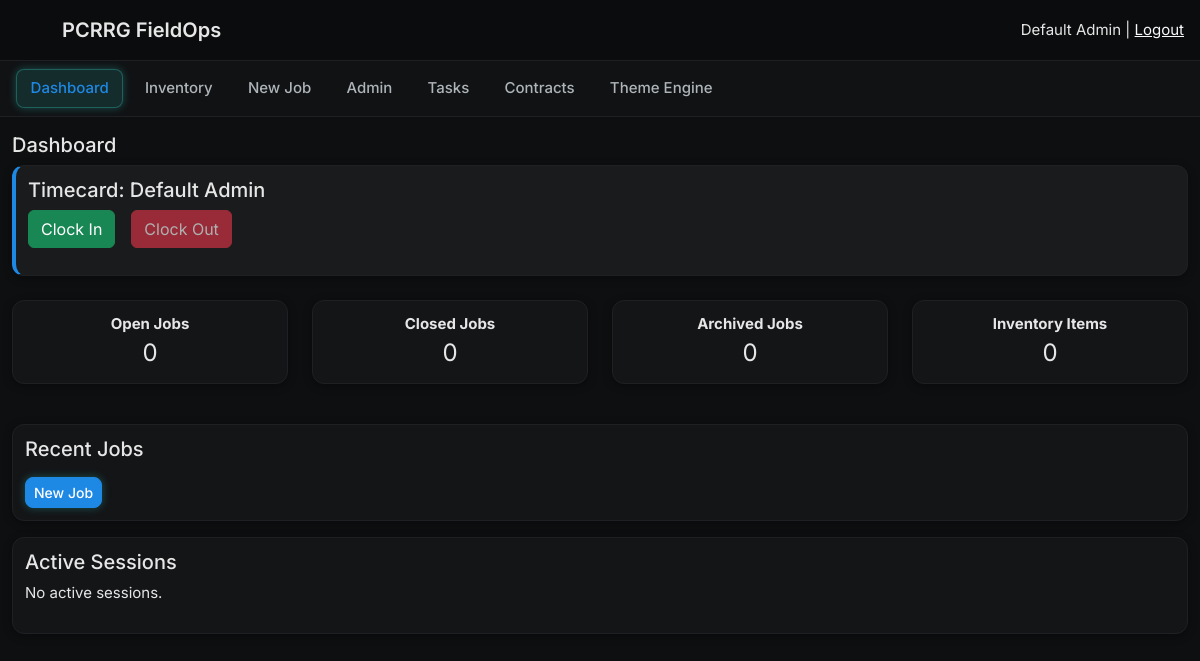
Page / (signed in) on the earlier database version.
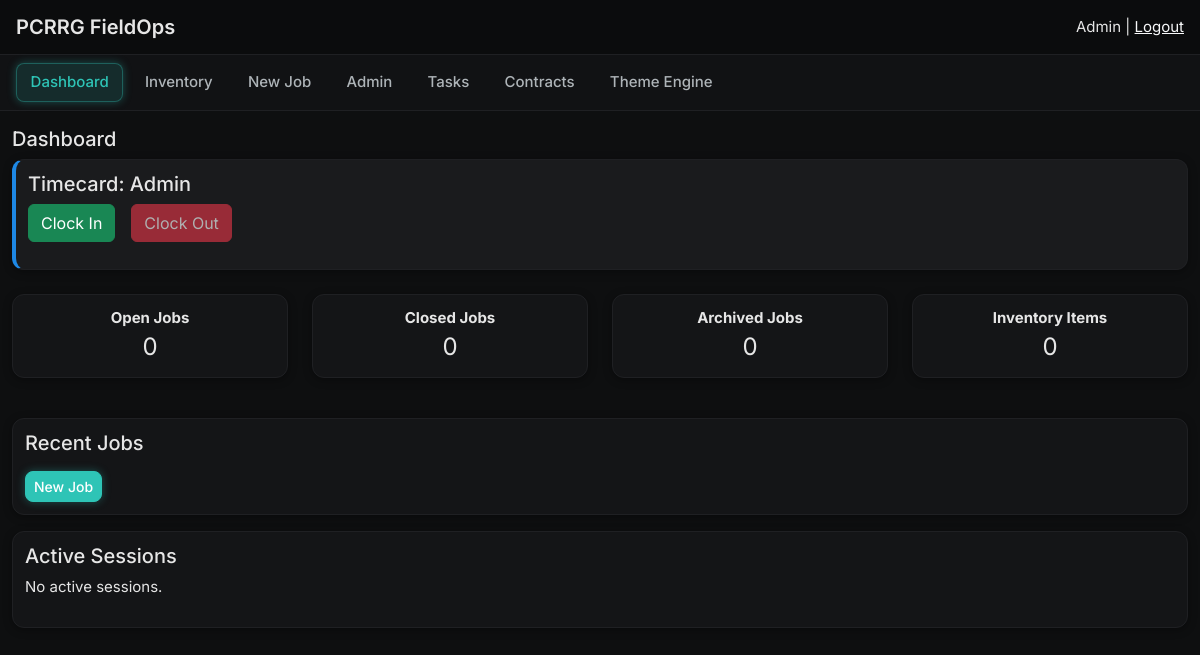
Same page on the later database version.
### app.py (models this page shows, shortened)
class ThemeSettings(db.Model):
    id = db.Column(db.Integer, primary_key=True)
    primary_color = db.Column(db.String(32), default="#1E88E5")
    secondary_color = db.Column(db.String(32), default="#FFC107")
    logo_url = db.Column(db.String(255), default="/static/logo.png")

class User(UserMixin, db.Model):
    id = db.Column(db.Integer, primary_key=True)
    username = db.Column(db.String(80), unique=True, nullable=False)
    pin = db.Column(db.String(16), nullable=False)
    name = db.Column(db.String(255))
    phone = db.Column(db.String(50))
    email = db.Column(db.String(255))
    role = db.Column(db.String(50), default='tech')

### app.py (the view)
@app.route('/')
@login_required
def dashboard():
    jobs_open = Job.query.filter_by(status='open').count()
    jobs_closed = Job.query.filter_by(status='closed').count()
    jobs_archived = Job.query.filter_by(status='archived').count()
    inventory_count = InventoryItem.query.count()
    contracts_pending = JobContract.query.filter_by(signed=False).count()
    recent_jobs = Job.query.order_by(Job.created_at.desc()).limit(10).all()
    active_sessions = EmployeeSession.query.filter(EmployeeSession.clock_out_at.is_(None)).all()
    return render_template(
        'dashboard.html',
        jobs_open=jobs_open,
        jobs_closed=jobs_closed,
        jobs_archived=jobs_archived,
        inventory_count=inventory_count,
        contracts_pending=contracts_pending,
        recent_jobs=recent_jobs,
        active_sessions=active_sessions
    )

### app.py (called while the page is built)
@login_manager.user_loader
def load_user(user_id):
    return User.query.get(int(user_id))

def is_admin():
    return current_user.is_authenticated and getattr(current_user, 'role', '') == 'admin'

@app.context_processor
def inject_globals():
    theme = ThemeSettings.query.first()
    return {'is_admin': is_admin(), 'current_user': current_user, 'theme': theme}

@app.context_processor
def inject_theme():
    try:
        return {"t": load_theme()}
    except Exception:
        return {"t": {}}

@app.context_processor
def inject_globals():
    theme = ThemeSettings.query.first()
    return {
        "is_admin": is_admin(),
        "current_user": current_user,
        "theme": theme,
        "user_has_permission": user_has_permission,
    }

### plus/ui.py (called while the page is built, shortened)
def load_plus_config():
    with open(PLUS_CONFIG_PATH, 'r', encoding='utf-8') as f:
        return json.load(f)

@app.context_processor
def inject_plus():
    return { "plus_ui": load_plus_config() }

### templates/dashboard.html (shortened to what this page needs)
{% extends "base.html" %}
{% block content %}
<h2>Dashboard</h2>
<section class="cc-card mb-4" style="background: #1a1b1d; border-left: 4px solid #1E88E5;">
  <h3>Timecard: {{ current_user.name or current_user.username }}</h3>
  <div class="d-flex gap-3 mt-2">
    <form method="post" action="{{ url_for('employee_clock_in') }}">
      <button class="btn btn-success" {% if current_user.id in active_sessions|map(attribute='user_id') %}disabled{% endif %}>
        Clock In
      </button>
    </form>
    <form method="post" action="{{ url_for('employee_clock_out') }}">
      <button class="btn btn-danger" {% if current_user.id not in active_sessions|map(attribute='user_id') %}disabled{% endif %}>
        Clock Out
      </button>
    </form>
  </div>
</section>
<div class="row mb-3">
  <div class="col-6 col-md-3 mb-2">
    <div class="cc-card text-center">
      <div class="fw-bold">Open Jobs</div>
      <div class="fs-4">{{ jobs_open }}</div>
    </div>
  </div>
  <div class="col-6 col-md-3 mb-2">
    <div class="cc-card text-center">
      <div class="fw-bold">Closed Jobs</div>
      <div class="fs-4">{{ jobs_closed }}</div>
    </div>
  </div>
  <div class="col-6 col-md-3 mb-2">
    <div class="cc-card text-center">
      <div class="fw-bold">Archived Jobs</div>
      <div class="fs-4">{{ jobs_archived }}</div>
    </div>
  </div>
  <div class="col-6 col-md-3 mb-2">
    <div class="cc-card text-center">
      <div class="fw-bold">Inventory Items</div>
      <div class="fs-4">{{ inventory_count }}</div>
    </div>
  </div>
</div>
<div class="cc-card">
  <h3>Recent Jobs</h3>
  <a class="btn btn-sm btn-primary" href="{{ url_for('new_job') }}">New Job</a>
</div>
<div class="cc-card">
  <h3>Active Sessions</h3>
  {% if active_sessions %}
    <ul class="list-unstyled">
      {% for s in active_sessions %}
        <li>
          User #{{ s.user_id }} · Clocked in at
          {{ s.clock_in_at.strftime('%Y-%m-%d %H:%M') if s.clock_in_at else '' }}
        </li>
      {% endfor %}
    </ul>
  {% else %}
    <p>No active sessions.</p>
  {% endif %}
</div>
{% endblock %}

### templates/base.html (shortened to what this page needs)
<html lang="en">
<head>
  <link href="https://cdn.jsdelivr.net/npm/bootstrap@5.3.3/dist/css/bootstrap.min.css" rel="stylesheet">
</head>
<body>
<div class="topbar">
  <div class="topbar-logo">
    {% if theme and theme.logo_url %}
      <img src="{{ theme.logo_url }}">
    {% endif %}
    PCRRG FieldOps
  </div>
  <div>
    {{ current_user.name or current_user.username }} |
    <a href="{{ url_for('logout') }}" class="text-light">Logout</a>
  </div>
</div>
<div class="app-nav">
  <a href="{{ url_for('dashboard') }}" class="{% if request.endpoint=='dashboard' %}active{% endif %}">
    Dashboard
  </a>
  <a href="{{ url_for('inventory_list') }}" class="{% if 'inventory' in request.endpoint %}active{% endif %}">
    Inventory
  </a>
  <a href="{{ url_for('new_job') }}" class="{% if request.endpoint=='new_job' %}active{% endif %}">
    New Job
  </a>
  {% if is_admin %}
    <a href="{{ url_for('admin_home') }}" class="{% if 'admin' in request.endpoint %}active{% endif %}">
      Admin
    </a>
    <a href="{{ url_for('admin_task_templates') }}" class="{% if 'task' in request.endpoint %}active{% endif %}">Tasks</a>
    <a href="{{ url_for('manage_contracts') }}" class="{% if 'contract' in request.endpoint %}active{% endif %}">Contracts</a>
    <a href="{{ url_for('theme.theme_admin') }}" class="{% if 'theme' in request.endpoint %}active{% endif %}">Theme Engine</a>
  {% endif %}
</div>
<div class="container-fluid mt-3">
  {% block content %}{% endblock %}
</div>
</body>
</html>

Differences in the rows shown:
removed ThemeSettings: logo_url (picture)
changed User: name "Default Admin" → "Admin"
